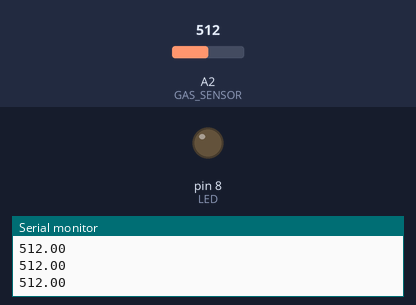
Bench run of a sketch on a simulated Arduino Uno, built with avr-gcc and run on an emulated ATmega328P. Shown: output pins drawn as LEDs (lit = HIGH), the last lines printed to the serial monitor. Inputs (shaded band) come from the test bench; at power-on: A2 (GAS_SENSOR) = 512.

Above: at 1.3 s.
1.4 s: A2 (GAS_SENSOR) set to 591
2.9 s: A2 (GAS_SENSOR) set to 608
At 4.0 s:
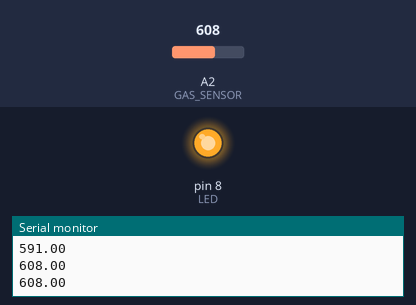
4.5 s: A2 (GAS_SENSOR) set to 590
At 5.2 s:
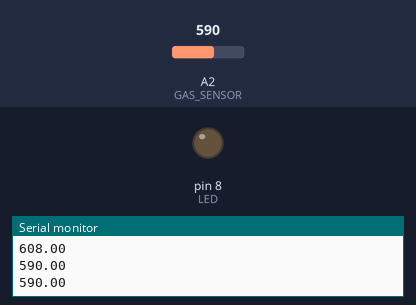
6.0 s: A2 (GAS_SENSOR) set to 610
At 6.4 s:
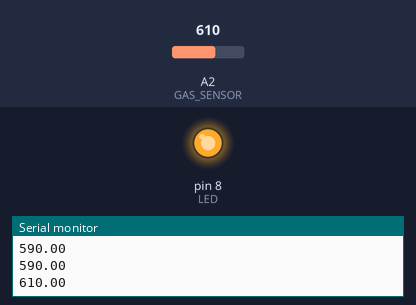
Timing chart, 0 to 8.5 s (numbered marks = the images above; inputs shaded):
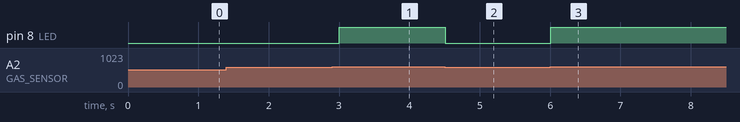

Measured:
- the behaviour switches between 600 and 601 on A2 (GAS_SENSOR) (found by bisection; images 0 and 1)
- after the input at 2.9 s, pin 8 (LED): LOW → HIGH after 0.10 s
- after the input at 4.5 s, pin 8 (LED): HIGH → LOW at once
- after the input at 6.0 s, pin 8 (LED): LOW → HIGH at once

The sketch:

gas.ino
```cpp
//Código de la simulación en Tinkercad

#define GAS_SENSOR A2
#define LED 8
float gasInput;

void setup() {
	pinMode(LED, OUTPUT);
	Serial.begin(9600);
}

void loop() {
    gasInput = analogRead(GAS_SENSOR);
    Serial.println(gasInput);

    if(gasInput > 600){
        digitalWrite(LED, HIGH);
    }else{
        digitalWrite(LED,LOW);
    }

    delay(500);
}
```
